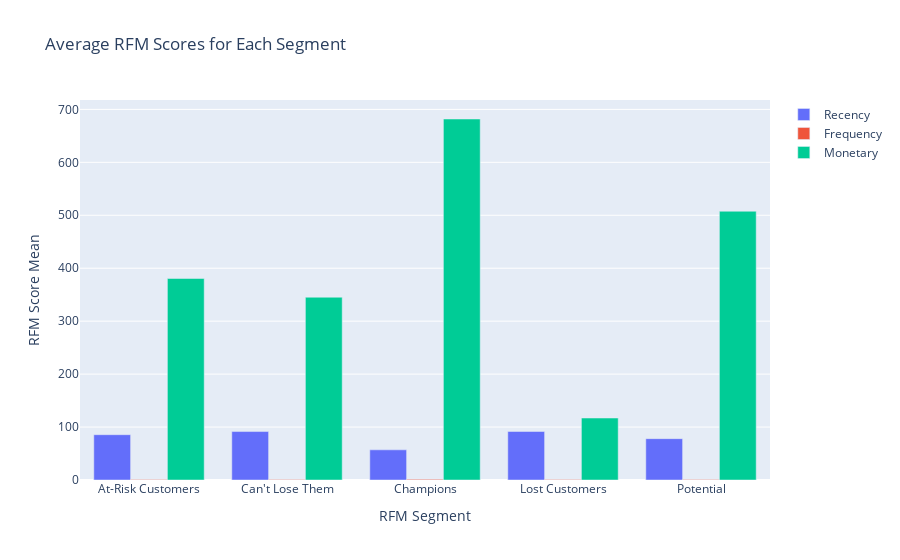

The notebook cell saved with this chart:
### Code cell
#create a grouped bar chart to compare segment scores
fig = go.Figure()
fig.add_trace(go.Bar(x=rfm_means['RFM Customer Segments'], y=rfm_means['RecencyMean'], name='Recency'))
fig.add_trace(go.Bar(x=rfm_means['RFM Customer Segments'], y=rfm_means['FrequencyMean'], name='Frequency'))
fig.add_trace(go.Bar(x=rfm_means['RFM Customer Segments'], y=rfm_means['MonetaryMean'], name='Monetary'))
fig.update_layout(title='Average RFM Scores for Each Segment', xaxis_title='RFM Segment', yaxis_title='RFM Score Mean')
fig.show()

### Figure 1 — Plotly figure (JSON) as saved in the notebook; plotly's stock layout.template omitted (floating-point values rounded to 4 significant figures)
{"data": [{"name": "Recency", "type": "bar", "x": ["At-Risk Customers", "Can't Lose Them", "Champions", "Lost Customers", "Potential"], "y": [85.57, 91.49, 57.0, 91.63, 78.06]}, {"name": "Frequency", "type": "bar", "x": ["At-Risk Customers", "Can't Lose Them", "Champions", "Lost Customers", "Potential"], "y": [1, 1, 1.195, 1, 1.008]}, {"name": "Monetary", "type": "bar", "x": ["At-Risk Customers", "Can't Lose Them", "Champions", "Lost Customers", "Potential"], "y": [380.6, 345.2, 681.8, 117.0, 507.6]}], "layout": {"title": {"text": "Average RFM Scores for Each Segment"}, "xaxis": {"title": {"text": "RFM Segment"}}, "yaxis": {"title": {"text": "RFM Score Mean"}}}}
